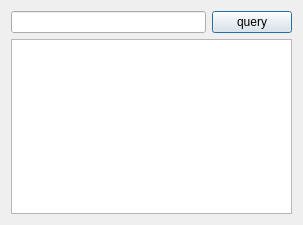
<?xml version="1.0" encoding="UTF-8"?>
<ui version="4.0">
 <class>Dialog</class>
 <widget class="QDialog" name="Dialog">
  <property name="geometry">
   <rect>
    <x>0</x>
    <y>0</y>
    <width>303</width>
    <height>225</height>
   </rect>
  </property>
  <property name="windowTitle">
   <string>Dialog</string>
  </property>
  <layout class="QVBoxLayout" name="verticalLayout">
   <item>
    <layout class="QHBoxLayout" name="horizontalLayout">
     <item>
      <widget class="QLineEdit" name="lePhoneNumber"/>
     </item>
     <item>
      <widget class="QPushButton" name="pbQuery">
       <property name="text">
        <string>query</string>
       </property>
      </widget>
     </item>
    </layout>
   </item>
   <item>
    <widget class="QTextEdit" name="teResult"/>
   </item>
  </layout>
 </widget>
 <layoutdefault spacing="6" margin="11"/>
 <resources/>
 <connections/>
</ui>
